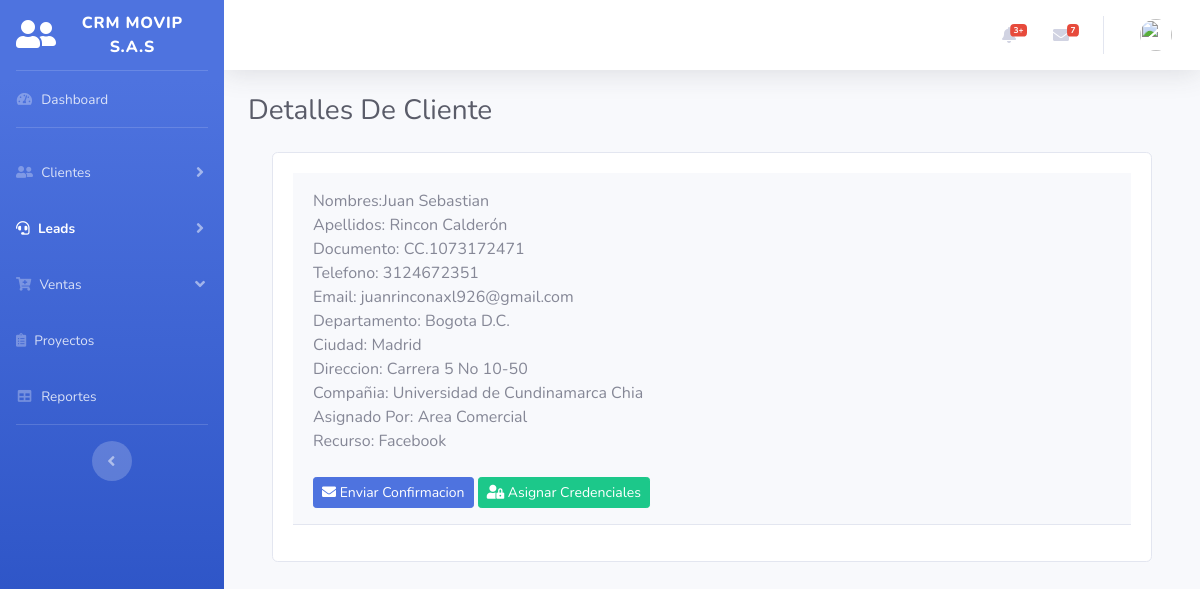
Page /vercliente.php?id=51 (signed in) on the committed database.
### tables this page shows
CREATE TABLE `leads` (
  `id_lead` int(10) NOT NULL,
  `nombre_lead` varchar(50) NOT NULL,
  `segundo_nombre_lead` varchar(50) NOT NULL,
  `primer_apellido_lead` varchar(50) NOT NULL,
  `segundo_apellido_lead` varchar(50) NOT NULL,
  `tipodocumento_lead` varchar(100) NOT NULL,
  `documento_lead` int(20) NOT NULL,
  `telefono_lead` bigint(100) NOT NULL,
  `email_lead` varchar(50) NOT NULL,
  `departamento_lead` varchar(100) NOT NULL,
  `ciudad_lead` varchar(30) NOT NULL,
  `direccion_lead` varchar(100) NOT NULL,
  `estado_lead` int(20) NOT NULL,
  `compañia_lead` varchar(100) NOT NULL,
  `asignado_lead` varchar(30) NOT NULL,
  `comentario_lead` text NOT NULL,
  `recurso_lead` varchar(50) NOT NULL
);

### vercliente.php (the view, shortened to what this page needs)
<?php
include("conlead.php");
$tipo_usuario = $_SESSION['tipo_usuario'];
$id = $_GET['id'];
?>
<!DOCTYPE html>
<html lang="en">
<head>
  <link href="vendor/fontawesome-free/css/all.min.css" rel="stylesheet" type="text/css">
  <link href="css/sb-admin-2.min.css" rel="stylesheet">
</head>
<body id="page-top">
  <div id="wrapper">
    <ul class="navbar-nav bg-gradient-primary sidebar sidebar-dark accordion" id="accordionSidebar">
      <a class="sidebar-brand d-flex align-items-center justify-content-center" href="principal.php">
        <div class="sidebar-brand-icon">
          <i class="fas fa-user-friends"></i>
        </div>
        <div class="sidebar-brand-text mx-3">CRM Movip S.A.S</div>
      </a>
      <hr class="sidebar-divider my-0">
      <li class="nav-item inactive">
        <a class="nav-link" href="principal.php">
          <i class="fas fa-fw fa-tachometer-alt"></i>
          <span>Dashboard</span></a>
      </li>
      <hr class="sidebar-divider">
      <?php if ($tipo_usuario == 1) { ?>
        <li class="nav-item">
          <a class="nav-link collapsed" href="#" data-toggle="collapse" data-target="#collapseTwo" aria-expanded="true" aria-controls="collapseTwo">
            <i class="fas fa-user-friends"></i>
            <span>Clientes</span>
          </a>
        </li>
        <li class="nav-item active">
          <a class="nav-link collapsed" href="#" data-toggle="collapse" data-target="#collapseUtilities" aria-expanded="true" aria-controls="collapseUtilities">
            <i class="fas fa-headset"></i>
            <span>Leads</span>
          </a>
        </li>
        <li class="nav-item">
          <a class="nav-link" href="#" data-toggle="collapse" data-target="#collapsePages" aria-expanded="true" aria-controls="collapsePages">
            <i class=" fas fa-cart-plus"></i></i>
            <span>Ventas</span>
          </a>
        </li>
        <li class="nav-item">
          <a class="nav-link" href="charts.html">
            <i class="fas fa-clipboard-list "></i>
            <span>Proyectos</span></a>
        </li>
        <li class="nav-item">
          <a class="nav-link" href="reportes.php">
            <i class="fas fa-fw fa-table"></i>
            <span>Reportes</span></a>
        </li>
      <?php } ?>
      <hr class="sidebar-divider d-none d-md-block">
      <div class="text-center d-none d-md-inline">
        <button class="rounded-circle border-0" id="sidebarToggle"></button>
      </div>
    </ul>
    <div id="content-wrapper" class="d-flex flex-column">
      <div id="content">
        <nav class="navbar navbar-expand navbar-light bg-white topbar mb-4 static-top shadow">
          <ul class="navbar-nav ml-auto">
            <li class="nav-item dropdown no-arrow mx-1">
              <a class="nav-link dropdown-toggle" href="#" id="alertsDropdown" role="button" data-toggle="dropdown" aria-haspopup="true" aria-expanded="false">
                <i class="fas fa-bell fa-fw"></i>
                <span class="badge badge-danger badge-counter">3+</span>
              </a>
            </li>
            <li class="nav-item dropdown no-arrow mx-1">
              <a class="nav-link dropdown-toggle" href="#" id="messagesDropdown" role="button" data-toggle="dropdown" aria-haspopup="true" aria-expanded="false">
                <i class="fas fa-envelope fa-fw"></i>
                <span class="badge badge-danger badge-counter">7</span>
              </a>
            </li>
            <li class="nav-item dropdown no-arrow">
              <a class="nav-link dropdown-toggle" href="#" id="userDropdown" role="button" data-toggle="dropdown" aria-haspopup="true" aria-expanded="false">
                <img class="img-profile rounded-circle" src="https://source.unsplash.com/QAB-WJcbgJk/60x60">
              </a>
            </li>
          </ul>
        </nav>
        <div class="container-fluid">
          <div class="d-sm-flex align-items-center justify-content-between mb-4">
            <h1 class="h3 mb-0 text-gray-800">Detalles De Cliente</h1>
          </div>
          <fieldset>
            <div class="container p-8">
              <div class="group">
                <div class="card card-body">
                  <div class="form-group" id="responsive-form">
                    <fieldset>
                      <div class="card-header py-3">
                        <?php
                        $sql = "SELECT * FROM crmpry.leads WHERE id_lead = '$id'";
                        $result = mysqli_query($conexion2, $sql);
                        while ($mostrar = mysqli_fetch_array($result)) {
                          echo "Nombres:";
                          echo $mostrar['nombre_lead'], ' ', $mostrar['segundo_nombre_lead'];
                          echo '<br>';
                          echo "Apellidos:    ";
                          echo $mostrar['primer_apellido_lead'], ' ', $mostrar['segundo_apellido_lead'];
                          echo '<br>';
                          echo "Documento: ";
                          echo $mostrar['tipodocumento_lead'], '.', $mostrar['documento_lead'];
                          echo '<br>';
                          echo "Telefono: ";
                          echo $mostrar['telefono_lead'];
                          echo '<br>';
                          echo "Email: ";
                          echo $mostrar['email_lead'];
                          echo '<br>';
                          echo "Departamento: ";
                          echo $mostrar['departamento_lead'];
                          echo '<br>';
                          echo "Ciudad: ";
                          echo $mostrar['ciudad_lead'];
                          echo '<br>';
                          echo "Direccion: ";
                          echo $mostrar['direccion_lead'];
                          echo '<br>';
                          echo "Compañia: ";
                          echo $mostrar['compañia_lead'];
                          echo '<br>';
                          echo "Asignado Por: ";
                          echo $mostrar['asignado_lead'];
                          echo '<br>';
                          echo "Recurso: ";
                          echo $mostrar['recurso_lead'];
                        }
                        ?>
                        <br>
                        <br>
                        <a href='Confirmacion.php'><button type='button' class='btn btn-sm btn-primary'><i class='fa fa-envelope '></i> Enviar Confirmacion</button></a>
                        <a href='registrarusuario.php'><button type='button' class='btn btn-sm btn-success'><i class='fas fa-user-lock'></i> Asignar Credenciales</button></a>
                      </div>
                  </div>
                </div>
              </div>
            </div>
            <br>
        </div>
</body>
</html>

### rows in the picture
leads: nombre_lead "Juan", segundo_nombre_lead "Sebastian", primer_apellido_lead "Rincon", segundo_apellido_lead "Calderón", tipodocumento_lead "CC", documento_lead "1073172471", telefono_lead "3124672351", email_lead "juanrinconaxl926@gmail.com", departamento_lead "Bogota D.C.", ciudad_lead "Madrid", direccion_lead "Carrera 5 No 10-50", compañia_lead "Universidad de Cundinamarca Chia", asignado_lead "Area Comercial", recurso_lead "Facebook"
